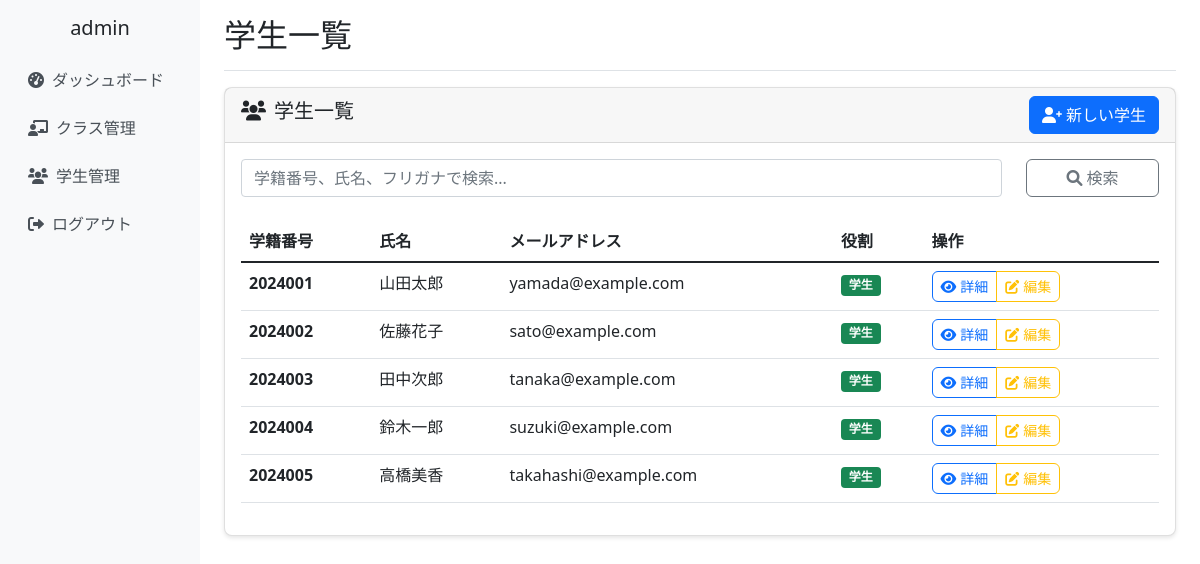
Page /students/ (signed in) on the earlier database version.
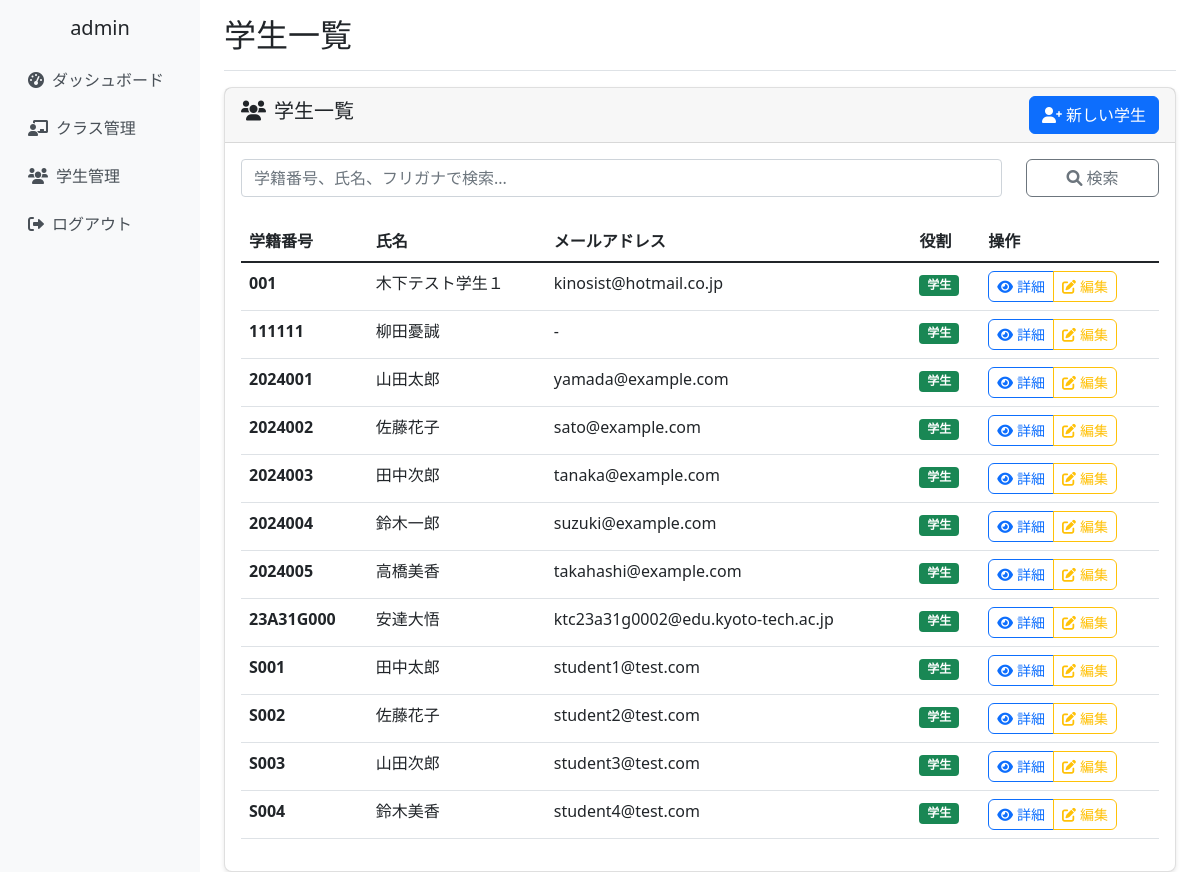
Same page on the later database version.
### school_management/models.py (models this page shows, shortened)
class CustomUser(AbstractUser):
    ROLE_CHOICES = [
        ('admin', '管理者'),
        ('teacher', '教員'),
        ('student', '学生'),
    ]
    username = None  # usernameフィールドを無効化
    email = models.EmailField(unique=True)
    full_name = models.CharField(max_length=100, verbose_name='氏名')
    furigana = models.CharField(max_length=100, blank=True, verbose_name='ふりがな')
    points = models.IntegerField(default=0, verbose_name='ポイント')
    role = models.CharField(
        max_length=10,
        choices=ROLE_CHOICES,
        default='student',
        verbose_name='役割'
    )
    student_number = models.CharField(max_length=20, blank=True, verbose_name='学籍番号')
    teacher_id = models.CharField(max_length=20, blank=True, verbose_name='教員ID')
    created_at = models.DateTimeField(auto_now_add=True, verbose_name='登録日時')
    updated_at = models.DateTimeField(auto_now=True, verbose_name='更新日時')
    groups = models.ManyToManyField(
        'auth.Group',
        verbose_name='groups',
        blank=True,
        help_text='The groups this user belongs to.',
        related_name="customuser_set",
        related_query_name="customuser",
    )
    user_permissions = models.ManyToManyField(
        'auth.Permission',
        verbose_name='user permissions',
        blank=True,
        help_text='Specific permissions for this user.',
        related_name="customuser_set",
        related_query_name="customuser",
    )
    USERNAME_FIELD = 'email'
    REQUIRED_FIELDS = ['full_name']
    objects = CustomUserManager()
    class Meta:
        verbose_name = 'ユーザー'
        verbose_name_plural = 'ユーザー'

### school_management/views.py (the view)
# urls.py: path('students/', views.student_list_view, name='student_list'),
@login_required
def student_list_view(request):
    students = Student.objects.filter(
        role='student',
        student_number__isnull=False,
        student_number__gt='',
        classroom__teachers=request.user
    ).distinct().order_by('student_number')
    search_query = request.GET.get('search', '')
    if search_query:
        students = students.filter(
            Q(student_number__icontains=search_query) |
            Q(full_name__icontains=search_query)
        )
    context = {
        'students': students,
        'search_query': search_query,
    }
    return render(request, 'school_management/student_list.html', context)

### school_management/templates/school_management/student_list.html (shortened to what this page needs)
{% extends 'school_management/base.html' %}
{% block page_title %}学生一覧{% endblock %}
{% block content %}
<div class="row">
    <div class="col-12">
        <div class="card">
            <div class="card-header d-flex justify-content-between align-items-center">
                <h5><i class="fas fa-users me-2"></i>学生一覧</h5>
                <a href="{% url 'school_management:student_create' %}" class="btn btn-primary">
                    <i class="fas fa-user-plus me-1"></i>新しい学生
                </a>
            </div>
            <div class="card-body">
                <form method="get" class="mb-4">
                    <div class="row">
                        <div class="col-md-10">
                            <input type="text" class="form-control" name="search"
                                   placeholder="学籍番号、氏名、フリガナで検索..."
                                   value="{{ search_query }}">
                        </div>
                        <div class="col-md-2">
                            <button type="submit" class="btn btn-outline-secondary w-100">
                                <i class="fas fa-search"></i> 検索
                            </button>
                        </div>
                    </div>
                </form>
                {% if students %}
                    <div class="table-responsive">
                        <table class="table table-hover">
                            <thead>
                                <tr>
                                    <th>学籍番号</th>
                                    <th>氏名</th>
                                    <th>メールアドレス</th>
                                    <th>役割</th>
                                    <th>操作</th>
                                </tr>
                            </thead>
                            <tbody>
                                {% for student in students %}
                                <tr>
                                    <td><strong>{{ student.student_number|default:"未設定" }}</strong></td>
                                    <td>{{ student.full_name }}</td>
                                    <td>{{ student.email|default:"-" }}</td>
                                    <td><span class="badge bg-success">{{ student.get_role_display }}</span></td>
                                    <td>
                                        {% if student.student_number %}
                                        <div class="btn-group" role="group">
                                            <a href="{% url 'school_management:student_detail' student.student_number %}"
                                               class="btn btn-outline-primary btn-sm">
                                                <i class="fas fa-eye me-1"></i>詳細
                                            </a>
                                            <a href="{% url 'school_management:student_edit' student.student_number %}"
                                               class="btn btn-outline-warning btn-sm">
                                                <i class="fas fa-edit me-1"></i>編集
                                            </a>
                                        </div>
                                        {% else %}
                                        <span class="text-muted">学籍番号未設定</span>
                                        {% endif %}
                                    </td>
                                </tr>
                                {% endfor %}
                            </tbody>
                        </table>
                    </div>
                {% endif %}
            </div>
        </div>
    </div>
</div>
{% endblock %}

Differences in the rows shown:
added CustomUser: student_number "001", full_name "木下テスト学生１", email "kinosist@hotmail.co.jp", role "学生", shows "詳細"
added CustomUser: student_number "111111", full_name "柳田憂誠", email "-", role "学生", shows "詳細"
added CustomUser: student_number "23A31G000", full_name "安達大悟", email "ktc23a31g0002@edu.kyoto-tech.ac.jp", role "学生", shows "詳細"
now on this page (row edited): CustomUser: student_number "S001", full_name "田中太郎", email "student1@test.com", role "学生", shows "詳細"
now on this page (row edited): CustomUser: student_number "S002", full_name "佐藤花子", email "student2@test.com", role "学生", shows "詳細"
now on this page (row unchanged): CustomUser: student_number "S003", full_name "山田次郎", email "student3@test.com", role "学生", shows "詳細"
now on this page (row unchanged): CustomUser: student_number "S004", full_name "鈴木美香", email "student4@test.com", role "学生", shows "詳細"
